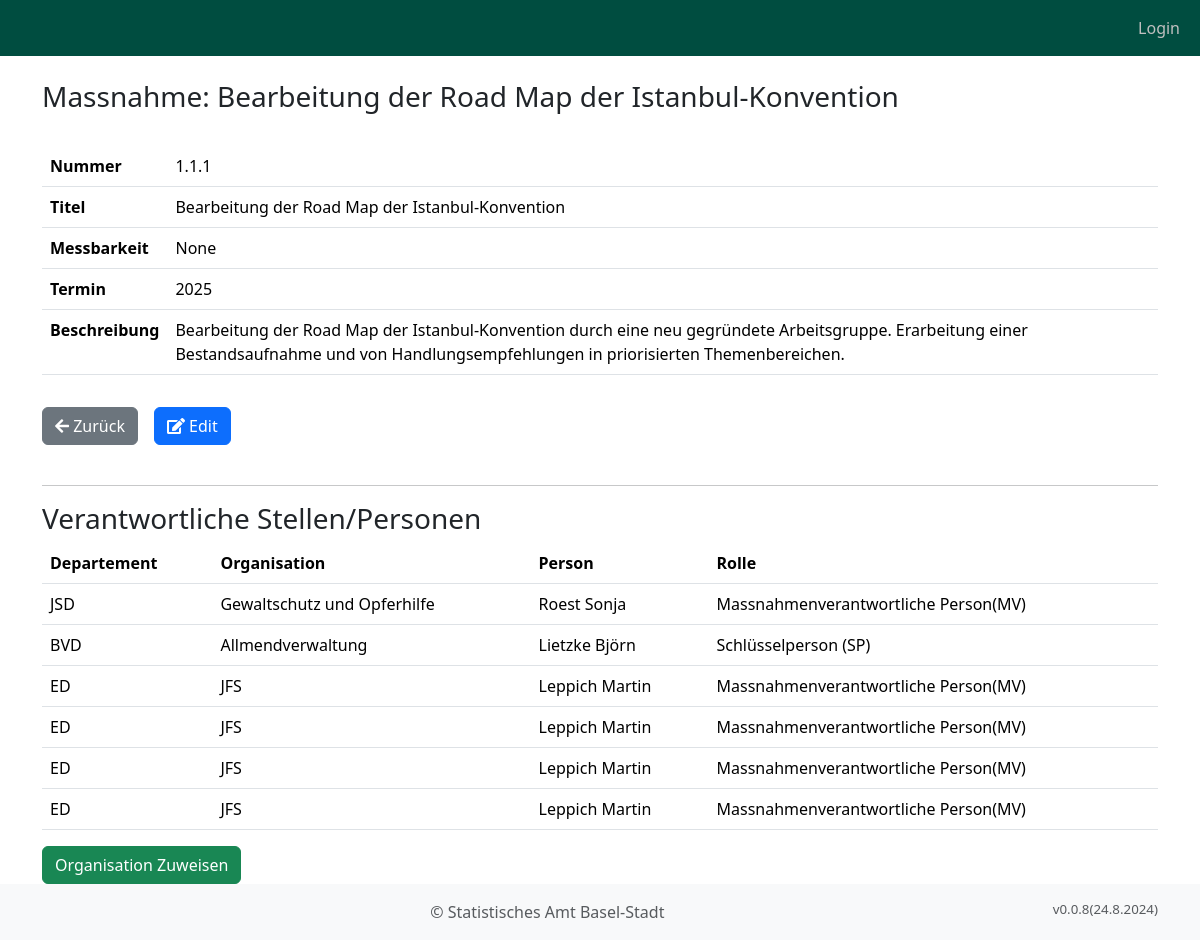
Before: /massnahme/328/ with the older database file.
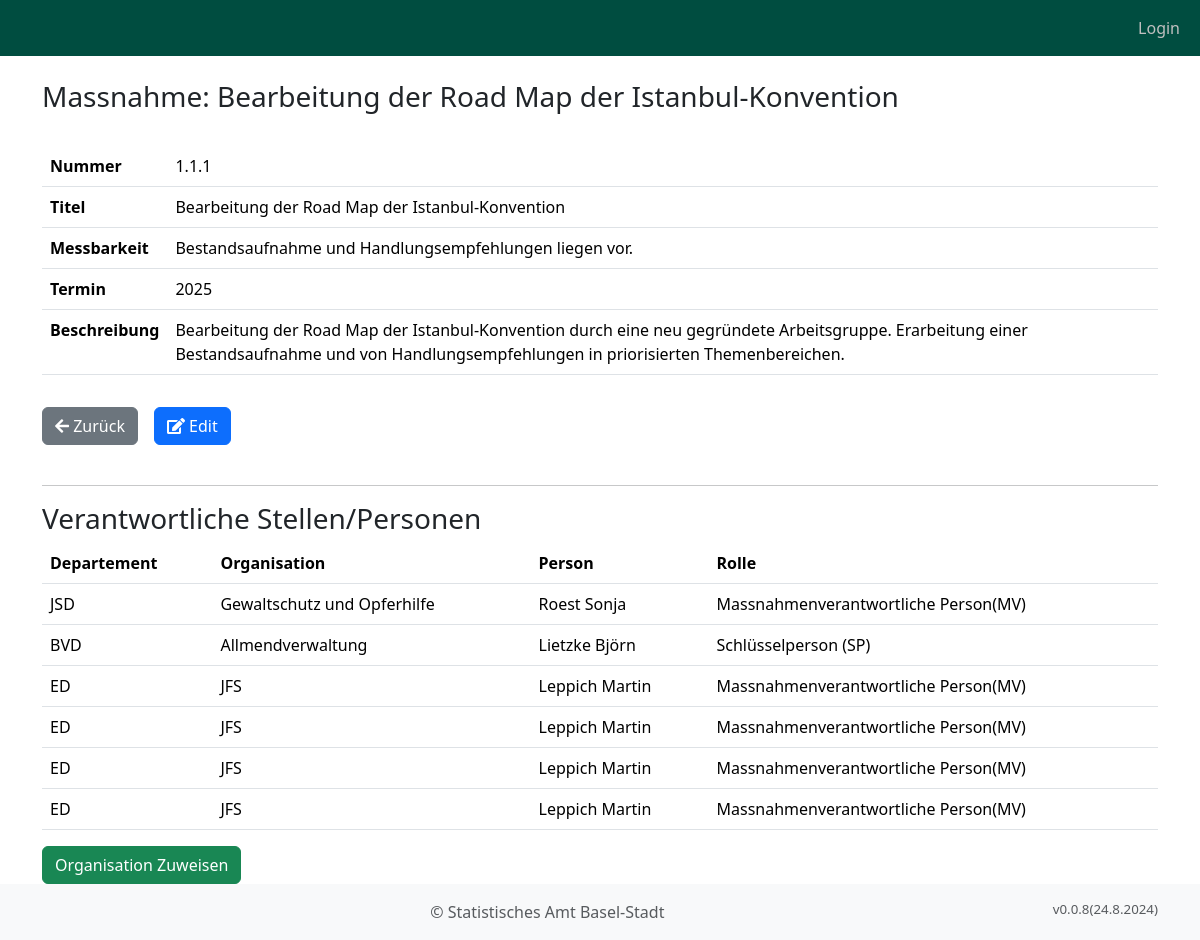
After: the same page with the newer database file.
### objective_manager_app/models.py (models this page shows, shortened)
class BusinessObject(models.Model):
    typ = models.ForeignKey("BusinessObjectTyp", on_delete=models.CASCADE, related_name="typ")
    vorgaenger = models.ForeignKey("self", on_delete=models.CASCADE, null=True, blank=True)
    kuerzel = models.CharField(max_length=10, verbose_name="Nummer")
    titel = models.CharField(max_length=200, verbose_name="Titel")
    beschreibung = models.TextField(verbose_name="Beschreibung")
    erstellt_am = models.DateTimeField(auto_now_add=True, verbose_name="Erstellt am")
    erstellt_von = models.ForeignKey(User, on_delete=models.CASCADE, verbose_name="Erstellt von", blank=True)
    aufwand_personen_tage_plan = models.DecimalField(max_digits=10, decimal_places=2, verbose_name="Aufwand Personentage", default=0)
    aufwand_tsd_chf_plan = models.DecimalField(max_digits=10, decimal_places=2, verbose_name="Aufwand tsd CHF", default=0)
    jahr_start = models.IntegerField(verbose_name="Jahr Start", default=datetime.now().year)
    jahr_ende = models.IntegerField(verbose_name="Jahr Ende", default=datetime.now().year)
    anmerkung_initialisierung = models.TextField(verbose_name="Pol. Vorstoss", null=True, blank=True)
    mess_groesse = models.CharField(max_length=200, verbose_name="Messbarkeit", blank=True, null=True)
    bestehende_massnahme = models.ForeignKey("NeuBestehend", on_delete=models.CASCADE, blank=True, null=True, default=5, related_name="bestehende_massnahme", verbose_name="Bestehende/Neue Massnahme")
    objects = models.Manager()
    handlungsfelder = HandlungsfeldManager()
    ziele = ZielManager()
    massnahmen = MassnahmeManager()

### objective_manager_app/views.py (the view)
# urls.py: path("massnahme/<int:pk>/", views.massnahme_detail, name="massnahme_detail"),
def massnahme_detail(request, pk):
    massnahme = get_object_or_404(BusinessObject, pk=pk)
    massnahme_orgs = MassnahmeOrganisation.objects.filter(massnahme=massnahme)
    context = {
        'massnahme': massnahme,
        'massnahme_orgs': massnahme_orgs,
    }
    return render(
        request,
        "objective_manager_app/massnahme_detail.html",
        context,
    )

### objective_manager_app/models.py (called while the page is built)
    def __str__(self):
        return f"{self.nachname} {self.vorname}"

    def __str__(self):
        return self.titel

### objective_manager_app/templatetags/custom_filters.py (called while the page is built)
@register.filter(name='is_in_group')
def is_in_group(user, group_name):
    if user.is_authenticated:
        return user.groups.filter(name=group_name).exists()
    return False

### templates/objective_manager_app/massnahme_detail.html (shortened to what this page needs)
{% extends "base.html" %}
{% load custom_filters %}
{% block content %}
    <div class="container">
        <h3>Massnahme: {{massnahme.titel}}</h3>
        <br/>
        <table class="table">
            <tr>
                <th>Nummer</th><td>{{massnahme.kuerzel}}</td>
            </tr>
            <tr>
                <th>Titel</th><td>{{massnahme.titel}}</td>
            </tr>
            <tr>
                <th>Messbarkeit</th><td>{{massnahme.mess_groesse}}</td>
            </tr>
            <tr>
                <th>Termin</th><td>{{massnahme.jahr_ende}}</td>
            </tr>
            {% if massnahme.beschreibung %}
            <tr>
                <th>Beschreibung</th><td>{{massnahme.beschreibung}}</td>
            </tr>
            {% endif %}
        </table>
         <div class="d-flex align-items-start">
            <button onclick="goBack()" class="btn btn-secondary mt-3">
                <i class="fas fa-arrow-left"></i> Zurück
            </button>
            <a href="{% url 'massnahme_edit' massnahme.pk %}" class="btn btn-primary ms-3 mt-3">
                <i class="fas fa-edit"></i> Edit
            </a>
        </div>
        <br>
        <hr>
        <h3>Verantwortliche Stellen/Personen</h3>
        <table class="table">
            <thead>
                <tr>
                    <th>Departement</th>
                    <th>Organisation</th>
                    <th>Person</th>
                    <th>Rolle</th>
                </tr>
            </thead>
            {% for mo in massnahme_orgs %}
                <tr>
                    <td>{{ mo.organisation.departement_kuerzel }}</td>
                    <td>{{ mo.organisation.bereich }}</td>
                    <td>{{ mo.person }}</td>
                    <td>{{ mo.rolle }}</td>
                </tr>
            {% endfor %}
        </table>
        <button type="button" class="btn btn-success" onclick="window.location.href='{% url "massnahme_org_create" massnahme.pk %}'">Organisation Zuweisen</button>
    </div>
{% endblock %}

Changed rows visible on the page:
changed BusinessObject "Bearbeitung der Road Map der Istanbul-Konvention": mess_groesse "None" → "Bestandsaufnahme und Handlungsempfehlungen liegen vor."
